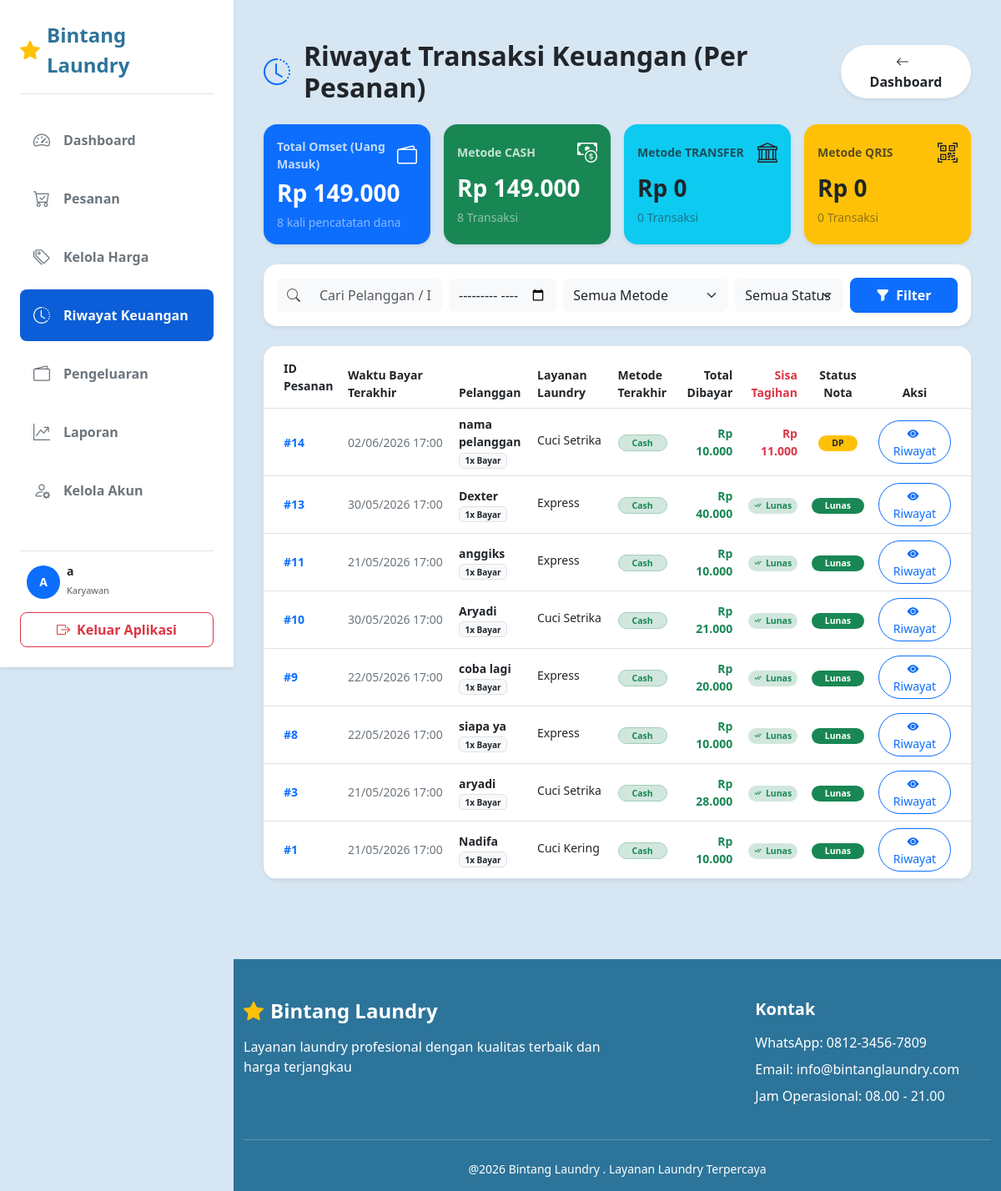
/admin_riwayat.php (signed in), run on an earlier commit of the app's database.
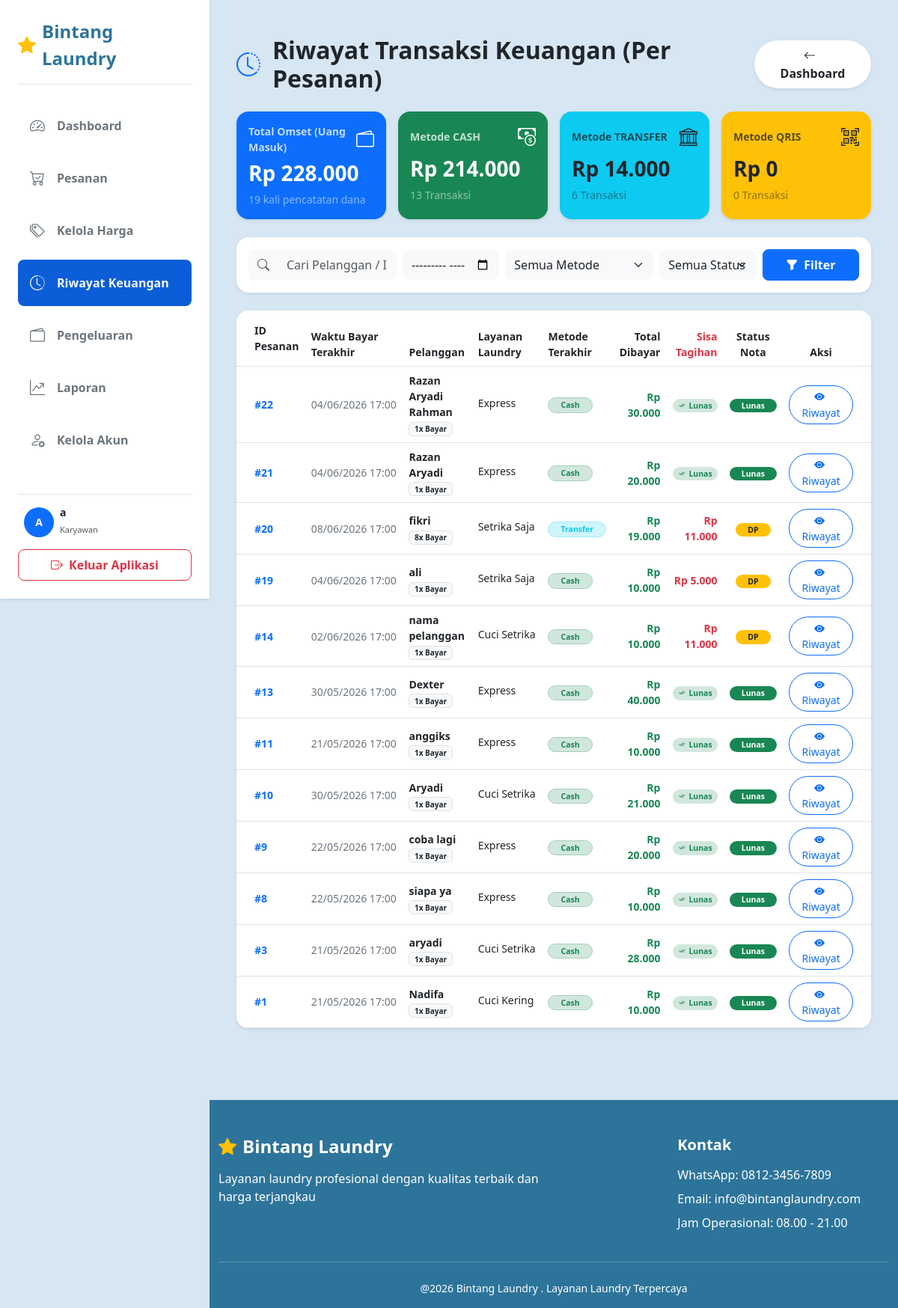
And on a later commit of the database.
### tables this page shows
CREATE TABLE `transaksi` (
  `id_transaksi` int NOT NULL,
  `id_pesanan` int NOT NULL,
  `tanggal_bayar` timestamp NULL DEFAULT CURRENT_TIMESTAMP,
  `metode_pembayaran` enum('cash','transfer','qris') DEFAULT 'cash',
  `bukti_pembayaran` varchar(255) DEFAULT NULL,
  `total_bayar` int NOT NULL
);

CREATE TABLE `pelanggan` (
  `id_pelanggan` int NOT NULL,
  `nama_pelanggan` varchar(100) NOT NULL,
  `alamat` varchar(255) NOT NULL,
  `no_hp` varchar(15) NOT NULL
);

### admin_riwayat.php (the view, shortened to what the changed rows need)
<?php
include 'includes.php';
$stats = mysqli_fetch_assoc(mysqli_query($conn, "
    SELECT
        COUNT(id_transaksi) as total_trx,
        SUM(total_bayar) as total_pendapatan,
        COUNT(DISTINCT metode_pembayaran) as jml_metode
    FROM transaksi
"));
$metode_data = [];
$res_metode = mysqli_query($conn, "SELECT metode_pembayaran, COUNT(*) as jml, SUM(total_bayar) as total
                                   FROM transaksi GROUP BY metode_pembayaran");
while ($m = mysqli_fetch_assoc($res_metode)) {
    $metode_data[$m['metode_pembayaran']] = $m;
}
$query = "SELECT
            t.id_transaksi,
            t.id_pesanan,
            t.total_bayar,
            t.tanggal_bayar,
            t.metode_pembayaran,
            p.status_pesanan,
            p.status_pembayaran,
            pl.nama_pelanggan,
            GROUP_CONCAT(DISTINCT l.nama_layanan SEPARATOR ', ') as nama_layanan,
            (SELECT SUM(subtotal) FROM detail_pesanan WHERE id_pesanan = t.id_pesanan) as total_tagihan,
            (SELECT SUM(total_bayar) FROM transaksi WHERE id_pesanan = t.id_pesanan) as total_terbayar_akumulasi,
            (SELECT COUNT(*) FROM transaksi WHERE id_pesanan = t.id_pesanan) as jumlah_cicilan
          FROM transaksi t
          JOIN pesanan p ON t.id_pesanan = p.id_pesanan
          JOIN pelanggan pl ON p.id_pelanggan = pl.id_pelanggan
          LEFT JOIN detail_pesanan dp ON p.id_pesanan = dp.id_pesanan
          LEFT JOIN layanan l ON dp.id_layanan = l.id_layanan
          WHERE t.id_transaksi IN (
              SELECT MAX(id_transaksi) FROM transaksi GROUP BY id_pesanan
          )";
$query .= " GROUP BY t.id_transaksi, t.id_pesanan, t.total_bayar, t.tanggal_bayar, t.metode_pembayaran, p.status_pesanan, p.status_pembayaran, pl.nama_pelanggan";
$query .= " ORDER BY t.id_pesanan DESC";
$result = mysqli_query($conn, $query);
function badge_bayar_riwayat($status) {
    return match($status) {
        'belum_bayar' => ['bg-danger', 'Belum Bayar'],
        'dp'          => ['bg-warning text-dark', 'DP'],
        'lunas'       => ['bg-success', 'Lunas'],
        default       => ['bg-light text-dark', ucfirst($status)],
    };
}
include 'includes/navbar.php';
?>
<div class="container py-4">
    <div class="d-flex justify-content-between align-items-center mb-4">
        <div class="d-flex align-items-center">
            <h2 class="fw-bold mb-0">Riwayat Transaksi Keuangan (Per Pesanan)</h2>
        </div>
    </div>
    <div class="row g-3 mb-4">
        <div class="col-md-3">
            <div class="card border-0 shadow-sm p-3 rounded-4 bg-primary text-white h-100">
                <div class="d-flex align-items-center justify-content-between mb-2">
                    <span class="small opacity-75 fw-semibold">Total Omset (Uang Masuk)</span>
                    <i class="bi bi-wallet2 fs-4"></i>
                </div>
                <h3 class="fw-bold mb-0">Rp <?= number_format($stats['total_pendapatan'] ?? 0, 0, ',', '.') ?></h3>
                <p class="small opacity-50 mb-0 mt-2"><?= $stats['total_trx'] ?> kali pencatatan dana</p>
            </div>
        </div>
        <div class="col-md-3">
            <div class="card border-0 shadow-sm p-3 rounded-4 bg-success text-white h-100">
                <div class="d-flex align-items-center justify-content-between mb-2">
                    <span class="small opacity-75 fw-semibold">Metode CASH</span>
                    <i class="bi bi-cash-coin fs-4"></i>
                </div>
                <h3 class="fw-bold mb-0">Rp <?= number_format($metode_data['cash']['total'] ?? 0, 0, ',', '.') ?></h3>
                <p class="small opacity-50 mb-0 mt-2"><?= $metode_data['cash']['jml'] ?? 0 ?> Transaksi</p>
            </div>
        </div>
        <div class="col-md-3">
            <div class="card border-0 shadow-sm p-3 rounded-4 bg-info text-dark h-100">
                <div class="d-flex align-items-center justify-content-between mb-2">
                    <span class="small opacity-75 fw-semibold">Metode TRANSFER</span>
                    <i class="bi bi-bank fs-4"></i>
                </div>
                <h3 class="fw-bold mb-0">Rp <?= number_format($metode_data['transfer']['total'] ?? 0, 0, ',', '.') ?></h3>
                <p class="small opacity-50 mb-0 mt-2"><?= $metode_data['transfer']['jml'] ?? 0 ?> Transaksi</p>
            </div>
        </div>
    </div>
    <div class="card border-0 shadow-sm rounded-4 overflow-hidden bg-white">
        <div class="table-responsive">
            <table class="table table-hover align-middle mb-0">
                <thead class="bg-light text-secondary">
                    <tr style="font-size: 14px;">
                        <th class="ps-4 py-3">ID Pesanan</th>
                        <th>Waktu Bayar Terakhir</th>
                        <th>Pelanggan</th>
                        <th>Layanan Laundry</th>
                        <th>Metode Terakhir</th>
                        <th class="text-end">Total Dibayar</th>
                        <th class="text-end text-danger">Sisa Tagihan</th>
                        <th class="text-center">Status Nota</th>
                        <th class="text-center pe-4">Aksi</th>
                    </tr>
                </thead>
                <tbody>
                    <?php if (mysqli_num_rows($result) > 0): ?>
                        <?php while ($row = mysqli_fetch_assoc($result)):
                            [$cls_b, $lbl_b] = badge_bayar_riwayat($row['status_pembayaran']);
                            $cls_m = match($row['metode_pembayaran']) {
                                'cash'     => 'bg-success-subtle text-success border border-success-subtle',
                                'transfer' => 'bg-info-subtle text-info border border-info-subtle',
                                'qris'     => 'bg-warning-subtle text-warning-dark border border-warning-subtle',
                                default    => 'bg-light text-dark'
                            };
                            $lbl_m = ucfirst($row['metode_pembayaran']);
                            $total_tagihan  = (float)($row['total_tagihan'] ?? 0);
                            $total_terbayar = (float)($row['total_terbayar_akumulasi'] ?? 0);
                            $sisa_bayar     = max(0, $total_tagihan - $total_terbayar);
                        ?>
                        <tr style="font-size: 14px; cursor: pointer;" onclick="window.location='admin_riwayat_detail.php?id_pesanan=<?= $row['id_pesanan'] ?>';">
                            <td class="ps-4 fw-bold text-primary">#<?= $row['id_pesanan'] ?></td>
                            <td class="text-nowrap text-secondary">
                                <?= date('d/m/Y H:i', strtotime($row['tanggal_bayar'])) ?>
                            </td>
                            <td>
                                <div class="fw-bold text-dark"><?= htmlspecialchars($row['nama_pelanggan']) ?></div>
                                <span class="badge bg-light text-dark border small" style="font-size: 10px;"><?= $row['jumlah_cicilan'] ?>x Bayar</span>
                            </td>
                            <td>
                                <span class="d-inline-block text-truncate" style="max-width: 150px;" title="<?= htmlspecialchars($row['nama_layanan']) ?>">
                                    <?= htmlspecialchars($row['nama_layanan'] ?? '-') ?>
                                </span>
                            </td>
                            <td><span class="badge <?= $cls_m ?> rounded-pill px-3 py-1"><?= $lbl_m ?></span></td>
                            <td class="text-end fw-bold text-success">
                                Rp <?= number_format($total_terbayar, 0, ',', '.') ?>
                            </td>
                            <td class="text-end fw-bold <?= $sisa_bayar > 0 ? 'text-danger' : 'text-muted' ?>">
                                <?= $sisa_bayar > 0 ? 'Rp ' . number_format($sisa_bayar, 0, ',', '.') : '<span class="badge bg-success-subtle text-success rounded-pill fw-semibold"><i class="bi bi-check-all me-1"></i>Lunas</span>' ?>
                            </td>
                            <td class="text-center">
                                <span class="badge <?= $cls_b ?> rounded-pill px-3 py-1"><?= $lbl_b ?></span>
                            </td>
                            <td class="text-center pe-4" onclick="event.stopPropagation();">
                                <a href="admin_riwayat_detail.php?id_pesanan=<?= $row['id_pesanan'] ?>" class="btn btn-sm btn-outline-primary rounded-pill px-3">
                                    <i class="bi bi-eye-fill me-1"></i> Riwayat
                                </a>
                            </td>
                        </tr>
                        <?php endwhile; ?>
                    <?php endif; ?>
                </tbody>
            </table>
        </div>
    </div>
</div>
<?php include 'includes/footer.php'; ?>

What changed in the data, as far as the page shows it:
added transaksi: id_pesanan "22", tanggal_bayar "04/06/2026 17:00", pelanggan.nama_pelanggan "Razan Aryadi Rahman", jumlah_cicilan "1", nama_layanan "Express", metode_pembayaran "Cash", total_terbayar "30.000", shows "Lunas", lbl_b "Lunas"
added transaksi: id_pesanan "21", tanggal_bayar "04/06/2026 17:00", pelanggan.nama_pelanggan "Razan Aryadi", jumlah_cicilan "1", nama_layanan "Express", metode_pembayaran "Cash", total_terbayar "20.000", shows "Lunas", lbl_b "Lunas"
added transaksi: id_pesanan "20", tanggal_bayar "08/06/2026 17:00", pelanggan.nama_pelanggan "fikri", jumlah_cicilan "8", nama_layanan "Setrika Saja", metode_pembayaran "Transfer", total_terbayar "19.000", sisa_bayar "11.000", lbl_b "DP"
added transaksi: id_pesanan "19", tanggal_bayar "04/06/2026 17:00", pelanggan.nama_pelanggan "ali", jumlah_cicilan "1", nama_layanan "Setrika Saja", metode_pembayaran "Cash", total_terbayar "10.000", sisa_bayar "5.000", lbl_b "DP"
Also different on the page:
$stats['total_pendapatan']: "149.000" → "228.000"
$stats['total_trx']: "8" → "19"
$metode_data['cash']['total']: "149.000" → "214.000"
$metode_data['cash']['jml']: "8" → "13"
$metode_data['transfer']['total']: "0" → "14.000"
$metode_data['transfer']['jml']: "0" → "6"
